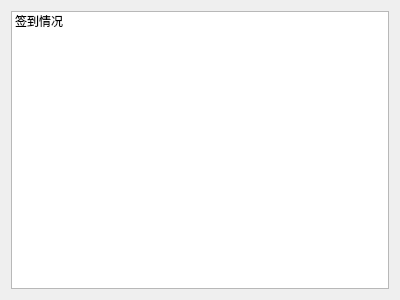
<?xml version="1.0" encoding="UTF-8"?>
<ui version="4.0">
 <class>Student_Check_In</class>
 <widget class="QWidget" name="Student_Check_In">
  <property name="geometry">
   <rect>
    <x>0</x>
    <y>0</y>
    <width>400</width>
    <height>300</height>
   </rect>
  </property>
  <property name="windowTitle">
   <string>Form</string>
  </property>
  <layout class="QGridLayout" name="gridLayout">
   <item row="0" column="0">
    <widget class="QListWidget" name="viewList">
     <item>
      <property name="text">
       <string>签到情况</string>
      </property>
     </item>
    </widget>
   </item>
  </layout>
 </widget>
 <resources/>
 <connections/>
</ui>
